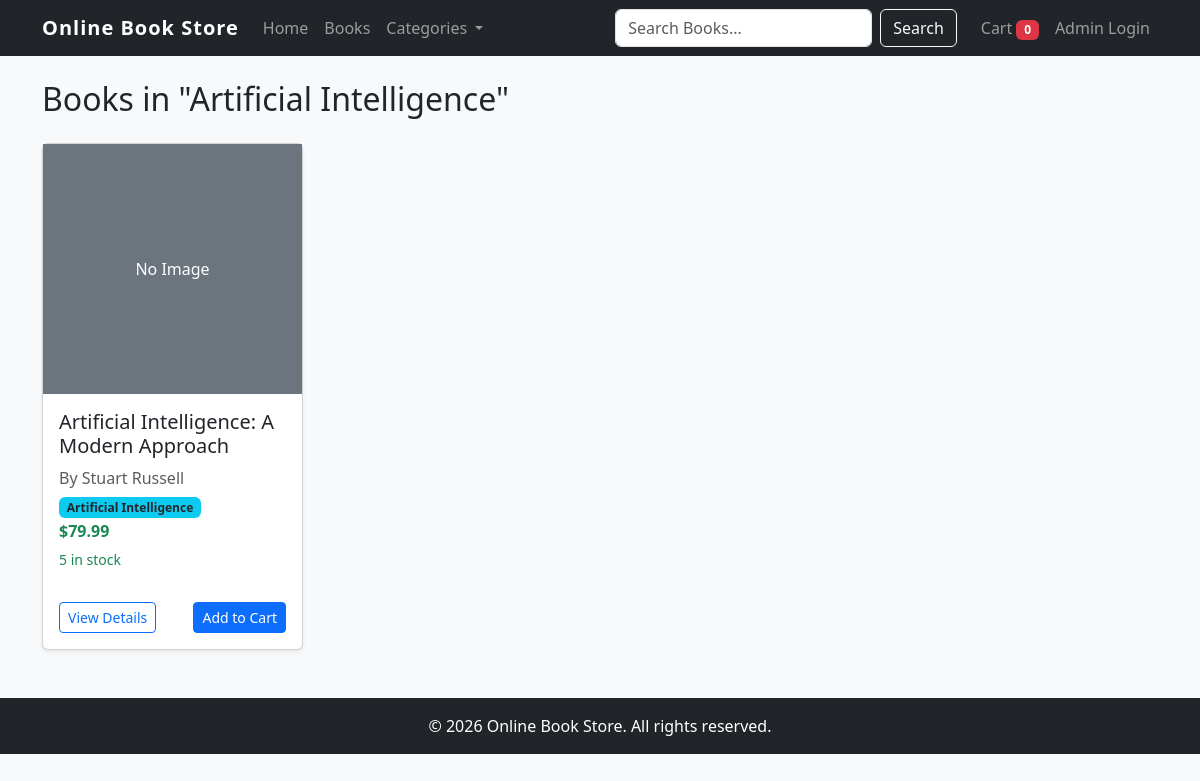
Screenshot of /category/3/ with the database file from the repository.
### books/models.py (models this page shows, shortened)
class Category(models.Model):
    name = models.CharField(max_length=100)
    class Meta:
        verbose_name_plural = "Categories"

class Book(models.Model):
    title = models.CharField(max_length=200)
    author = models.CharField(max_length=200)
    price = models.DecimalField(max_digits=10, decimal_places=2)
    category = models.ForeignKey(Category, on_delete=models.CASCADE)
    description = models.TextField()
    image = models.ImageField(upload_to='books/', blank=True, null=True)
    stock = models.IntegerField(default=0)

### books/views.py (the view)
# urls.py: path('category/<int:category_id>/', views.category_books, name='category_books'),
def category_books(request, category_id):
    category = get_object_or_404(Category, id=category_id)
    books = Book.objects.filter(category=category)
    return render(request, 'books/book_list.html', {'books': books, 'current_category': category})

### books/context_processors.py (called while the page is built)
def categories_processor(request):
    return {'global_categories': Category.objects.all()}

### books/templates/books/book_list.html
{% extends 'books/base.html' %}
{% block content %}
<h2 class="mb-4">
    {% if current_category %}
        Books in "{{ current_category.name }}"
    {% else %}
        All Books
    {% endif %}
</h2>
<div class="row row-cols-1 row-cols-md-2 row-cols-lg-4 g-4">
    {% for book in books %}
    <div class="col">
        <div class="card h-100 shadow-sm">
            {% if book.image %}
            <img src="{{ book.image.url }}" class="card-img-top" alt="{{ book.title }}" style="height: 250px; object-fit: cover;">
            {% else %}
            <div class="bg-secondary text-white d-flex align-items-center justify-content-center" style="height: 250px;">
                <span>No Image</span>
            </div>
            {% endif %}
            <div class="card-body d-flex flex-column">
                <h5 class="card-title">{{ book.title }}</h5>
                <p class="card-text text-muted mb-1">By {{ book.author }}</p>
                <p class="card-text mb-1"><span class="badge bg-info text-dark">{{ book.category.name }}</span></p>
                <h6 class="card-text text-success fw-bold">${{ book.price }}</h6>
                <p class="card-text small">
                    {% if book.stock > 0 %}
                        <span class="text-success">{{ book.stock }} in stock</span>
                    {% else %}
                        <span class="text-danger">Out of stock</span>
                    {% endif %}
                </p>
                <div class="mt-auto pt-3 d-flex justify-content-between">
                    <a href="{% url 'book_detail' book.id %}" class="btn btn-outline-primary btn-sm">View Details</a>
                    {% if book.stock > 0 %}
                        <a href="{% url 'add_to_cart' book.id %}" class="btn btn-primary btn-sm">Add to Cart</a>
                    {% else %}
                        <button class="btn btn-secondary btn-sm" disabled>Out of Stock</button>
                    {% endif %}
                </div>
            </div>
        </div>
    </div>
    {% empty %}
    <div class="col-12">
        <div class="alert alert-info">No books found.</div>
    </div>
    {% endfor %}
</div>
{% endblock content %}

### static/css/style.css (style rules this page uses)
body { background-color: #f8f9fa; }
.card { transition: transform 0.2s ease-in-out, box-shadow 0.2s ease-in-out; }

### rows the page displays
Category: name "Artificial Intelligence"
Book: image "No Image", title "Artificial Intelligence: A Modern Approach", author "Stuart Russell", category.name "Artificial Intelligence", price "79.99", stock "5", shows "Add to Cart"

### other values shown
{{ request.session.cart|length }} "0"
